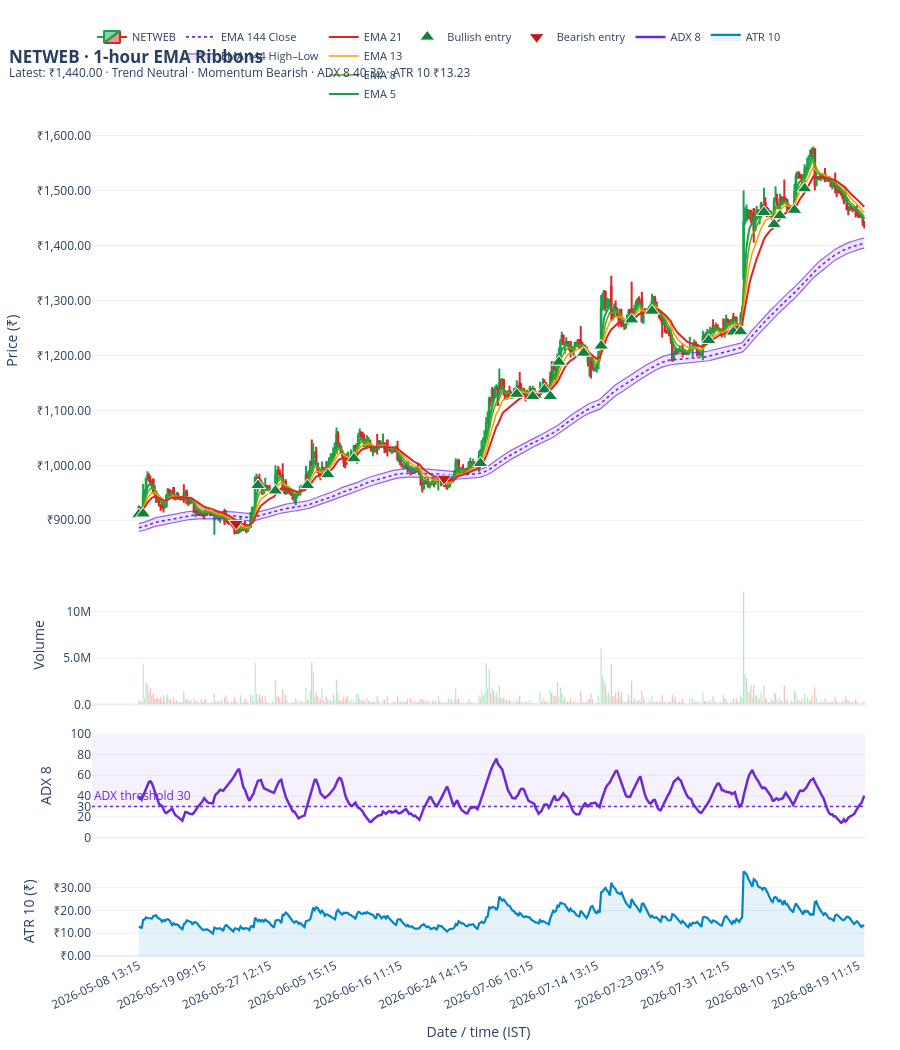

The code cell stored with this chart in its notebook:
### Markdown cell above
## EMA ribbon chart

The purple band is the EMA-144 high/low trend ribbon, with its close-based EMA as a dotted centerline. The green-to-red lines form the fast-to-slow momentum ribbon. Triangles mark regime entries. Below price are separate **Volume** and **ADX 8** panels; the dotted ADX line marks the trend-strength threshold at 30. Trading observations are evenly spaced so overnight, weekend, and holiday gaps are collapsed.

### Code cell
# Use None for the full history; a recent window keeps hourly candles readable.
PLOT_BARS = 500
plot_df = price.copy() if PLOT_BARS is None else price.tail(PLOT_BARS).copy()
x_values = plot_df.index.strftime("%Y-%m-%d %H:%M")

bullish = plot_df.loc[plot_df["bullish_crossover"]]
bearish = plot_df.loc[plot_df["bearish_crossover"]]
marker_padding = max(float((plot_df["high"] - plot_df["low"]).median()) * 0.55, 1.0)
volume_colors = np.where(
    plot_df["close"].ge(plot_df["open"]),
    "rgba(22, 163, 74, 0.42)",
    "rgba(220, 38, 38, 0.42)",
)

fig = make_subplots(
    rows=4,
    cols=1,
    shared_xaxes=True,
    row_heights=[0.58, 0.16, 0.14, 0.12],
    vertical_spacing=0.035,
)

# Draw the trend ribbon first so candles and momentum lines stay crisp above it.
fig.add_trace(
    go.Scatter(
        x=x_values,
        y=plot_df[f"ema_{TREND_PERIOD}_low"],
        mode="lines",
        name=f"EMA {TREND_PERIOD} Low",
        line=dict(color="rgba(109, 40, 217, 0.70)", width=1.2),
        hovertemplate=f"EMA {TREND_PERIOD} low: ₹%{{y:,.2f}}<extra></extra>",
        showlegend=False,
        legendgroup="trend",
    ),
    row=1,
    col=1,
)
fig.add_trace(
    go.Scatter(
        x=x_values,
        y=plot_df[f"ema_{TREND_PERIOD}_high"],
        mode="lines",
        name=f"EMA {TREND_PERIOD} High–Low",
        line=dict(color="rgba(109, 40, 217, 0.70)", width=1.2),
        fill="tonexty",
        fillcolor="rgba(124, 58, 237, 0.13)",
        hovertemplate=f"EMA {TREND_PERIOD} high: ₹%{{y:,.2f}}<extra></extra>",
        legendgroup="trend",
        legendrank=20,
    ),
    row=1,
    col=1,
)
fig.add_trace(
    go.Scatter(
        x=x_values,
        y=plot_df[f"ema_{TREND_PERIOD}_close"],
        mode="lines",
        name=f"EMA {TREND_PERIOD} Close",
        line=dict(color="#6d28d9", width=1.6, dash="dot"),
        hovertemplate=f"EMA {TREND_PERIOD} close: ₹%{{y:,.2f}}<extra></extra>",
        legendgroup="trend",
        legendrank=21,
    ),
    row=1,
    col=1,
)
fig.add_trace(
    go.Candlestick(
        x=x_values,
        open=plot_df["open"],
        high=plot_df["high"],
        low=plot_df["low"],
        close=plot_df["close"],
        name="NETWEB",
        increasing_line_color="#16a34a",
        decreasing_line_color="#dc2626",
        legendrank=10,
    ),
    row=1,
    col=1,
)

momentum_colors = {5: "#16a34a", 8: "#65a30d", 13: "#f59e0b", 21: "#dc2626"}
for legend_rank, period in enumerate(MOMENTUM_PERIODS, start=30):
    fig.add_trace(
        go.Scatter(
            x=x_values,
            y=plot_df[f"ema_{period}_close"],
            mode="lines",
            name=f"EMA {period}",
            line=dict(
                color=momentum_colors[period],
                width=2.0 if period in (5, 21) else 1.5,
            ),
            hovertemplate=f"EMA {period}: ₹%{{y:,.2f}}<extra></extra>",
            legendgroup="momentum",
            legendrank=legend_rank,
        ),
        row=1,
        col=1,
    )

fig.add_trace(
    go.Scatter(
        x=bullish.index.strftime("%Y-%m-%d %H:%M"),
        y=bullish["low"] - marker_padding,
        mode="markers",
        name="Bullish entry",
        customdata=bullish[["close", "ema_21_close", f"ema_{TREND_PERIOD}_high", "momentum"]],
        marker=dict(
            symbol="triangle-up",
            color="#15803d",
            size=13,
            line=dict(color="white", width=1),
        ),
        hovertemplate=(
            "%{x}<br><b>Bullish regime begins</b>"
            "<br>Close: ₹%{customdata[0]:,.2f}"
            "<br>EMA 21: ₹%{customdata[1]:,.2f}"
            f"<br>EMA {TREND_PERIOD} high: ₹%{{customdata[2]:,.2f}}"
            "<br>Momentum: %{customdata[3]}<extra></extra>"
        ),
        legendrank=40,
    ),
    row=1,
    col=1,
)
fig.add_trace(
    go.Scatter(
        x=bearish.index.strftime("%Y-%m-%d %H:%M"),
        y=bearish["high"] + marker_padding,
        mode="markers",
        name="Bearish entry",
        customdata=bearish[["close", "ema_21_close", f"ema_{TREND_PERIOD}_low", "momentum"]],
        marker=dict(
            symbol="triangle-down",
            color="#b91c1c",
            size=13,
            line=dict(color="white", width=1),
        ),
        hovertemplate=(
            "%{x}<br><b>Bearish regime begins</b>"
            "<br>Close: ₹%{customdata[0]:,.2f}"
            "<br>EMA 21: ₹%{customdata[1]:,.2f}"
            f"<br>EMA {TREND_PERIOD} low: ₹%{{customdata[2]:,.2f}}"
            "<br>Momentum: %{customdata[3]}<extra></extra>"
        ),
        legendrank=41,
    ),
    row=1,
    col=1,
)
fig.add_trace(
    go.Bar(
        x=x_values,
        y=plot_df["volume"],
        name="Volume",
        marker_color=volume_colors,
        hovertemplate="Volume: %{y:,.0f}<extra></extra>",
        showlegend=False,
    ),
    row=2,
    col=1,
)
fig.add_trace(
    go.Scatter(
        x=x_values,
        y=plot_df[f"adx_{ADX_PERIOD}"],
        mode="lines",
        name=f"ADX {ADX_PERIOD}",
        line=dict(color="#6d28d9", width=2.5),
        hovertemplate=f"ADX {ADX_PERIOD}: %{{y:.2f}}<extra></extra>",
        legendrank=50,
    ),
    row=3,
    col=1,
)
fig.add_trace(
    go.Scatter(
        x=x_values,
        y=plot_df[f"atr_{ATR_PERIOD}"],
        mode="lines",
        name=f"ATR {ATR_PERIOD}",
        line=dict(color="#0284c7", width=2.2),
        fill="tozeroy",
        fillcolor="rgba(2, 132, 199, 0.10)",
        hovertemplate=f"ATR {ATR_PERIOD}: ₹%{{y:,.2f}}<extra></extra>",
        legendrank=51,
    ),
    row=4,
    col=1,
)
fig.add_hrect(
    y0=ADX_THRESHOLD,
    y1=100,
    fillcolor="rgba(109, 40, 217, 0.06)",
    line_width=0,
    row=3,
    col=1,
)
fig.add_hline(
    y=ADX_THRESHOLD,
    line_width=1.4,
    line_dash="dot",
    line_color="#6d28d9",
    annotation_text=f"ADX threshold {ADX_THRESHOLD}",
    annotation_position="top left",
    annotation_font_color="#6d28d9",
    row=3,
    col=1,
)

fig.update_layout(
    title=dict(
        text=(
            "<b>NETWEB · 1-hour EMA Ribbons</b><br>"
            f"<sup>Latest: ₹{latest['close']:,.2f} · "
            f"Trend {latest['trend']} · Momentum {latest['momentum']} · "
            f"ADX {ADX_PERIOD} {latest[f'adx_{ADX_PERIOD}']:.2f} · "
            f"ATR {ATR_PERIOD} ₹{latest[f'atr_{ATR_PERIOD}']:,.2f}</sup>"
        ),
        x=0.01,
        xanchor="left",
    ),
    height=1050,
    template="plotly_white",
    hovermode="x unified",
    margin=dict(l=75, r=35, t=125, b=70),
    legend=dict(
        orientation="h",
        yanchor="bottom",
        y=1.02,
        xanchor="left",
        x=0,
        font=dict(size=11),
    ),
    bargap=0.08,
    uirevision="netweb-ema-ribbon",
)
fig.update_xaxes(
    type="category",
    categoryorder="array",
    categoryarray=x_values.tolist(),
    nticks=12,
    rangeslider_visible=False,
    showgrid=False,
)
fig.update_xaxes(showticklabels=False, row=1, col=1)
fig.update_xaxes(showticklabels=False, row=2, col=1)
fig.update_xaxes(showticklabels=False, row=3, col=1)
fig.update_xaxes(title_text="Date / time (IST)", tickangle=-25, row=4, col=1)
fig.update_yaxes(title_text="Price (₹)", tickprefix="₹", tickformat=",.2f", row=1, col=1)
fig.update_yaxes(title_text="Volume", tickformat=".2s", rangemode="tozero", row=2, col=1)
fig.update_yaxes(
    title_text=f"ADX {ADX_PERIOD}",
    range=[0, 100],
    tickvals=sorted({0, 20, ADX_THRESHOLD, 40, 60, 80, 100}),
    row=3,
    col=1,
)
fig.update_yaxes(
    title_text=f"ATR {ATR_PERIOD} (₹)",
    tickprefix="₹",
    tickformat=",.2f",
    rangemode="tozero",
    row=4,
    col=1,
)
fig.show()

### Figure 1 — Plotly figure (JSON) as saved in the notebook; plotly's stock layout.template omitted (floating-point values rounded to 4 significant figures; data arrays with more than 128 entries replaced by an {"elided": "..."} marker saying what was removed)
{"data": [{"hovertemplate": "EMA 144 low: ₹%{y:,.2f}<extra></extra>", "legendgroup": "trend", "line": {"color": "rgba(109, 40, 217, 0.70)", "width": 1.2}, "mode": "lines", "name": "EMA 144 Low", "showlegend": false, "type": "scatter", "x": {"elided": "500 str values"}, "xaxis": "x", "y": {"elided": "500 float values"}, "yaxis": "y"}, {"fill": "tonexty", "fillcolor": "rgba(124, 58, 237, 0.13)", "hovertemplate": "EMA 144 high: ₹%{y:,.2f}<extra></extra>", "legendgroup": "trend", "legendrank": 20, "line": {"color": "rgba(109, 40, 217, 0.70)", "width": 1.2}, "mode": "lines", "name": "EMA 144 High–Low", "type": "scatter", "x": {"elided": "500 str values"}, "xaxis": "x", "y": {"elided": "500 float values"}, "yaxis": "y"}, {"hovertemplate": "EMA 144 close: ₹%{y:,.2f}<extra></extra>", "legendgroup": "trend", "legendrank": 21, "line": {"color": "#6d28d9", "dash": "dot", "width": 1.6}, "mode": "lines", "name": "EMA 144 Close", "type": "scatter", "x": {"elided": "500 str values"}, "xaxis": "x", "y": {"elided": "500 float values"}, "yaxis": "y"}, {"close": {"elided": "500 float values"}, "decreasing": {"line": {"color": "#dc2626"}}, "high": {"elided": "500 float values"}, "increasing": {"line": {"color": "#16a34a"}}, "legendrank": 10, "low": {"elided": "500 float values"}, "name": "NETWEB", "open": {"elided": "500 float values"}, "type": "candlestick", "x": {"elided": "500 str values"}, "xaxis": "x", "yaxis": "y"}, {"hovertemplate": "EMA 5: ₹%{y:,.2f}<extra></extra>", "legendgroup": "momentum", "legendrank": 30, "line": {"color": "#16a34a", "width": 2}, "mode": "lines", "name": "EMA 5", "type": "scatter", "x": {"elided": "500 str values"}, "xaxis": "x", "y": {"elided": "500 float values"}, "yaxis": "y"}, {"hovertemplate": "EMA 8: ₹%{y:,.2f}<extra></extra>", "legendgroup": "momentum", "legendrank": 31, "line": {"color": "#65a30d", "width": 1.5}, "mode": "lines", "name": "EMA 8", "type": "scatter", "x": {"elided": "500 str values"}, "xaxis": "x", "y": {"elided": "500 float values"}, "yaxis": "y"}, {"hovertemplate": "EMA 13: ₹%{y:,.2f}<extra></extra>", "legendgroup": "momentum", "legendrank": 32, "line": {"color": "#f59e0b", "width": 1.5}, "mode": "lines", "name": "EMA 13", "type": "scatter", "x": {"elided": "500 str values"}, "xaxis": "x", "y": {"elided": "500 float values"}, "yaxis": "y"}, {"hovertemplate": "EMA 21: ₹%{y:,.2f}<extra></extra>", "legendgroup": "momentum", "legendrank": 33, "line": {"color": "#dc2626", "width": 2}, "mode": "lines", "name": "EMA 21", "type": "scatter", "x": {"elided": "500 str values"}, "xaxis": "x", "y": {"elided": "500 float values"}, "yaxis": "y"}, {"customdata": [[923.3, 916.5, 894.0, "Bullish"], [947.6, 919.3, 895.7, "Bullish"], [974.8, 917.5, 915.1, "Bullish"], [981.8, 946.5, 923.3, "Bullish"], [972.8, 958.3, 935.3, "Bullish"], [1006.0, 985.8, 948.3, "Bullish"], [1036.0, 1015.0, 966.5, "Bullish"], [1027.0, 997.6, 993.0, "Bullish"], [1142.0, 1117.0, 1033.0, "Bullish"], [1139.0, 1129.0, 1049.0, "Bullish"], [1150.0, 1134.0, 1059.0, "Bullish"], [1159.0, 1137.0, 1064.0, "Bullish"], [1204, 1156.0, 1074.0, "Bullish"], [1214.0, 1206.0, 1107.0, "Bullish"], [1285.0, 1203.0, 1122.0, "Bullish"], [1281.0, 1264.0, 1166.0, "Bullish"], [1298.0, 1281.0, 1189.0, "Bullish"], [1243.0, 1224.0, 1208.0, "Bullish"], [1265.0, 1249.0, 1219.0, "Bullish"], [1271.0, 1253.0, 1222.0, "Bullish"], [1477, 1411.0, 1270.0, "Bullish"], [1480.0, 1435.0, 1289.0, "Bullish"], [1483, 1448.0, 1300.0, "Bullish"], [1497.0, 1466.0, 1324.0, "Bullish"], [1538.0, 1496.0, 1344.0, "Bullish"]], "hovertemplate": "%{x}<br><b>Bullish regime begins</b><br>Close: ₹%{customdata[0]:,.2f}<br>EMA 21: ₹%{customdata[1]:,.2f}<br>EMA 144 high: ₹%{customdata[2]:,.2f}<br>Momentum: %{customdata[3]}<extra></extra>", "legendrank": 40, "marker": {"color": "#15803d", "line": {"color": "white", "width": 1}, "size": 13, "symbol": "triangle-up"}, "mode": "markers", "name": "Bullish entry", "type": "scatter", "x": ["2026-05-08 13:15", "2026-05-11 09:15", "2026-05-26 11:15", "2026-05-29 09:15", "2026-06-03 10:15", "2026-06-05 10:15", "2026-06-09 14:15", "2026-06-29 10:15", "2026-07-02 14:15", "2026-07-06 11:15", "2026-07-07 12:15", "2026-07-08 09:15", "2026-07-08 15:15", "2026-07-13 11:15", "2026-07-15 09:15", "2026-07-20 09:15", "2026-07-22 09:15", "2026-07-29 13:15", "2026-08-03 09:15", "2026-08-03 14:15", "2026-08-06 09:15", "2026-08-07 09:15", "2026-08-07 13:15", "2026-08-11 09:15", "2026-08-12 09:15"], "xaxis": "x", "y": [910.4, 911.9, 963.7, 953.6, 963.7, 983.4, 1012.0, 1004.0, 1130.0, 1125.0, 1138.0, 1126.0, 1188.0, 1204.0, 1217.0, 1265.0, 1281.0, 1228.0, 1243.0, 1243.0, 1460.0, 1438.0, 1454.0, 1464.0, 1503.0], "yaxis": "y"}, {"customdata": [[881.5, 900.0, 901.1, "Bearish"], [963.7, 975.5, 975.6, "Bearish"]], "hovertemplate": "%{x}<br><b>Bearish regime begins</b><br>Close: ₹%{customdata[0]:,.2f}<br>EMA 21: ₹%{customdata[1]:,.2f}<br>EMA 144 low: ₹%{customdata[2]:,.2f}<br>Momentum: %{customdata[3]}<extra></extra>", "legendrank": 41, "marker": {"color": "#b91c1c", "line": {"color": "white", "width": 1}, "size": 13, "symbol": "triangle-down"}, "mode": "markers", "name": "Bearish entry", "type": "scatter", "x": ["2026-05-22 10:15", "2026-06-22 13:15"], "xaxis": "x", "y": [894.0, 976.3], "yaxis": "y"}, {"hovertemplate": "Volume: %{y:,.0f}<extra></extra>", "marker": {"color": {"elided": "500 str values"}}, "name": "Volume", "showlegend": false, "type": "bar", "x": {"elided": "500 str values"}, "xaxis": "x2", "y": {"elided": "500 int values"}, "yaxis": "y2"}, {"hovertemplate": "ADX 8: %{y:.2f}<extra></extra>", "legendrank": 50, "line": {"color": "#6d28d9", "width": 2.5}, "mode": "lines", "name": "ADX 8", "type": "scatter", "x": {"elided": "500 str values"}, "xaxis": "x3", "y": {"elided": "500 float values"}, "yaxis": "y3"}, {"fill": "tozeroy", "fillcolor": "rgba(2, 132, 199, 0.10)", "hovertemplate": "ATR 10: ₹%{y:,.2f}<extra></extra>", "legendrank": 51, "line": {"color": "#0284c7", "width": 2.2}, "mode": "lines", "name": "ATR 10", "type": "scatter", "x": {"elided": "500 str values"}, "xaxis": "x4", "y": {"elided": "500 float values"}, "yaxis": "y4"}], "layout": {"annotations": [{"font": {"color": "#6d28d9"}, "showarrow": false, "text": "ADX threshold 30", "x": 0, "xanchor": "left", "xref": "x3 domain", "y": 30, "yanchor": "bottom", "yref": "y3"}], "bargap": 0.08, "height": 1050, "hovermode": "x unified", "legend": {"font": {"size": 11}, "orientation": "h", "x": 0, "xanchor": "left", "y": 1.02, "yanchor": "bottom"}, "margin": {"b": 70, "l": 75, "r": 35, "t": 125}, "shapes": [{"fillcolor": "rgba(109, 40, 217, 0.06)", "line": {"width": 0}, "type": "rect", "x0": 0, "x1": 1, "xref": "x3 domain", "y0": 30, "y1": 100, "yref": "y3"}, {"line": {"color": "#6d28d9", "dash": "dot", "width": 1.4}, "type": "line", "x0": 0, "x1": 1, "xref": "x3 domain", "y0": 30, "y1": 30, "yref": "y3"}], "title": {"text": "<b>NETWEB · 1-hour EMA Ribbons</b><br><sup>Latest: ₹1,440.00 · Trend Neutral · Momentum Bearish · ADX 8 40.32 · ATR 10 ₹13.23</sup>", "x": 0.01, "xanchor": "left"}, "uirevision": "netweb-ema-ribbon", "xaxis": {"anchor": "y", "categoryarray": {"elided": "500 str values"}, "categoryorder": "array", "domain": [0, 1], "matches": "x4", "nticks": 12, "rangeslider": {"visible": false}, "showgrid": false, "showticklabels": false, "type": "category"}, "xaxis2": {"anchor": "y2", "categoryarray": {"elided": "500 str values"}, "categoryorder": "array", "domain": [0, 1], "matches": "x4", "nticks": 12, "rangeslider": {"visible": false}, "showgrid": false, "showticklabels": false, "type": "category"}, "xaxis3": {"anchor": "y3", "categoryarray": {"elided": "500 str values"}, "categoryorder": "array", "domain": [0, 1], "matches": "x4", "nticks": 12, "rangeslider": {"visible": false}, "showgrid": false, "showticklabels": false, "type": "category"}, "xaxis4": {"anchor": "y4", "categoryarray": {"elided": "500 str values"}, "categoryorder": "array", "domain": [0, 1], "nticks": 12, "rangeslider": {"visible": false}, "showgrid": false, "tickangle": -25, "title": {"text": "Date / time (IST)"}, "type": "category"}, "yaxis": {"anchor": "x", "domain": [0.4809, 1], "tickformat": ",.2f", "tickprefix": "₹", "title": {"text": "Price (₹)"}}, "yaxis2": {"anchor": "x2", "domain": [0.3027, 0.4459], "rangemode": "tozero", "tickformat": ".2s", "title": {"text": "Volume"}}, "yaxis3": {"anchor": "x3", "domain": [0.1424, 0.2677], "range": [0, 100], "tickvals": [0, 20, 30, 40, 60, 80, 100], "title": {"text": "ADX 8"}}, "yaxis4": {"anchor": "x4", "domain": [0, 0.1074], "rangemode": "tozero", "tickformat": ",.2f", "tickprefix": "₹", "title": {"text": "ATR 10 (₹)"}}}}
